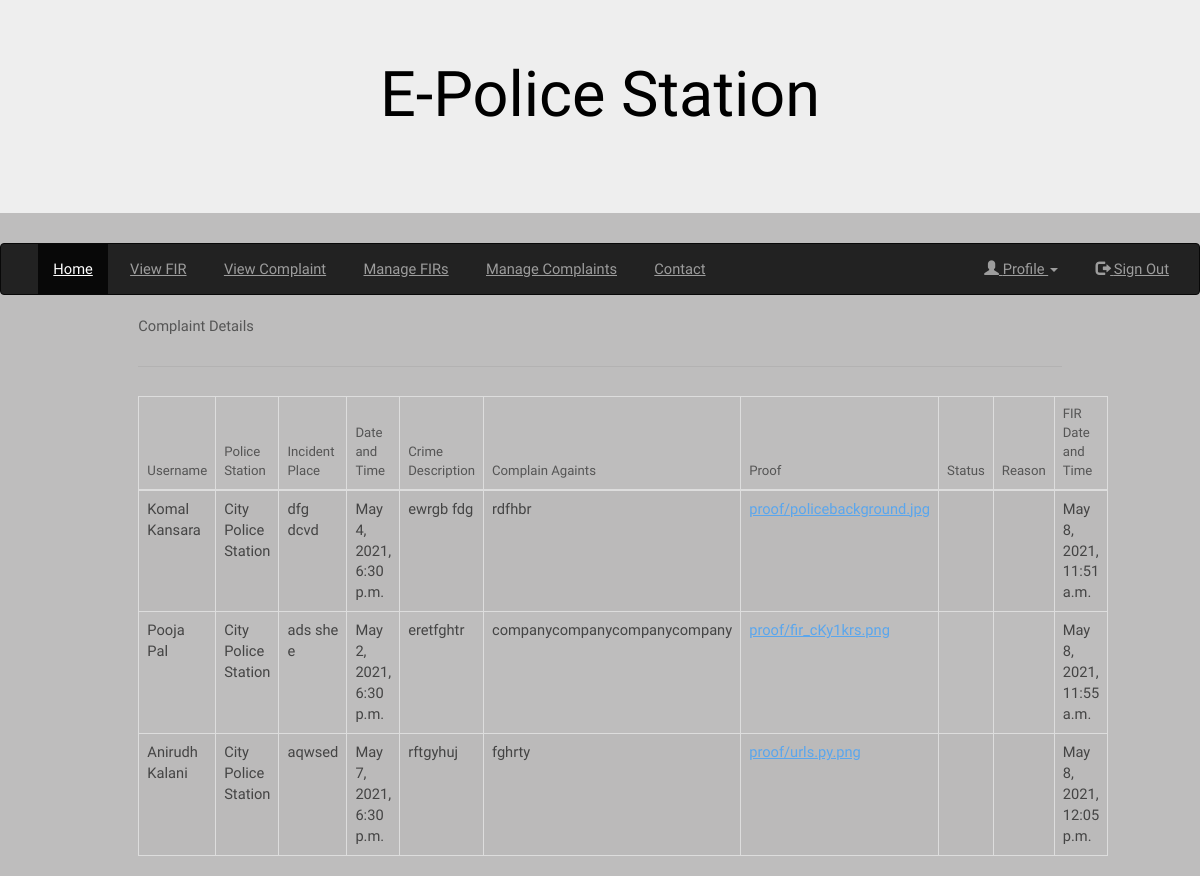
Page /view_complain/ (signed in) on the committed database.
### myapp/models.py (models this page shows, shortened)
class Complain(models.Model):
    Satus_choices = (('Activate','Activate'),('Inprocess', 'Inprocess'),('Closed','Closed'))
    username = models.ForeignKey(User, on_delete=models.CASCADE)
    police_station = models.ForeignKey(Police_Station, on_delete=models.CASCADE, null=True, blank=True)
    incident_place = models.TextField()
    Date_and_Time = models.DateTimeField( null=True,blank=True)
    Crime_Description = models.TextField()
    complain_againts = models.TextField()
    proof = models.FileField(upload_to='proof', null=True, blank=True)
    status = models.CharField(max_length=20, choices=Satus_choices)
    Reason = models.CharField(max_length=256)
    complain_Date_and_Time = models.DateTimeField(default=timezone.now)

class Police_Station(models.Model):
    city = models.ForeignKey(City, on_delete=models.CASCADE, null=True, blank=True)
    taluka = models.ForeignKey(Taluka, on_delete=models.CASCADE, null=True, blank=True)
    village = models.ForeignKey(Village, on_delete=models.CASCADE, null=True, blank=True)
    Police_station_name = models.CharField(max_length=200)
    address = models.TextField(max_length=200)
    phone_no = models.IntegerField(null=True, blank=True)
    mobile_no = models.IntegerField(null=True, blank=True)
    email_address = models.EmailField(null=True, blank=True)
    def __str__(self):
        return self.Police_station_name

### myapp/views.py (the view)
# urls.py: path("view_complain/",views.view_complain, name = "view_complain"),
def view_complain(request):
    usr = request.session["username"]
    user = models.Inspector_login.objects.get(username=usr)
    try:
        username = models.Inspector.objects.get(user = user)
        view_complain = models.Complain.objects.filter(police_station=username.police_station).all()
        return render(request, 'inspector/view_complain.html',{"view_complain":view_complain})
    except:
        return HttpResponse("<h1>Go to add profile and update your profile.</h1>")

### templates/inspector/view_complain.html
{% extends 'inspector/inspector_index.html' %}
{% block content %}
<div class="container">
    <table class="table table-bordered table-hover">
        <h1>Complaint Details</h1>
        <hr>
        <thead>
            <tr>
                <th>Username</th>
                <th>Police Station</th>
                <th>Incident Place</th>
                <th>Date and Time</th>
                <th>Crime Description</th>
                <th>Complain Againts</th>
                <th>Proof</th>
                <th>Status</th>
                <th>Reason</th>
                <th>FIR Date and Time</th>
            </tr>
        </thead>
        <tbody>
        {% for object in view_complain %}
            <tr>
                <td>{{object.username.first_name}} {{object.username.last_name}}</td>
                <td>{{object.police_station}}</td>
                <td>{{object.incident_place}}</td>
                <td>{{object.Date_and_Time}}</td>
                <td>{{object.Crime_Description}}</td>
                <td>{{object.complain_againts}}</td>
                <td><a href="{{object.proof.url}}">{{object.proof}}</a></td>
                <td>{{object.status}}</td>
                <td>{{object.Reason}}</td>
                <td>{{object.complain_Date_and_Time}}</td>
            </tr>
        {% endfor %}
        </tbody>
    </table>
</div>
{% endblock %}

### static/assets/css/main.css (style rules this page uses)
html, body, div, span, applet, object, iframe, h1, h2, h3, h4, h5, h6, p, blockquote, pre, a, abbr, acronym, address, big, cite, code, del, dfn, em, img, ins, kbd, q, s, samp, small, strike, strong, sub, sup, tt, var, b, u, i, center, dl, dt, dd, ol, ul, li, fieldset, form, label, legend, table, caption, tbody, tfoot, thead, tr, th, td, article, aside, canvas, details, embed, figure, figcaption, footer, header, hgroup, menu, nav, output, ruby, section, summary, time, mark, audio, video { margin: 0; padding: 0; border: 0; font-size: 100%; font: inherit; vertical-align: baseline; }
body { line-height: 1; }
table { border-collapse: collapse; border-spacing: 0; }
body { -webkit-text-size-adjust: none; }
*, *:before, *:after { -moz-box-sizing: border-box; -webkit-box-sizing: border-box; box-sizing: border-box; }
.container { margin-left: auto; margin-right: auto; }
.container { width: 80rem; }
@media screen and (max-width: 1680px) { .container { width: 80rem; } }
@media screen and (max-width: 1280px) { .container { width: 65rem; } }
body { -ms-overflow-style: scrollbar; }
body { background: #fff; }
html { font-size: 13pt; }
@media screen and (max-width: 1680px) { html { font-size: 11pt; } }
@media screen and (max-width: 1280px) { html { font-size: 11pt; } }
body { background-color: #fff; color: #444; }
body, input, select, textarea { font-family: "Taviraj", serif; font-weight: 300; font-size: 1rem; line-height: 1.65; }
a { text-decoration: underline; }
h1, h2, h3, h4, h5, h6 { font-weight: 400; line-height: 1.5; margin: 0 0 1.5rem 0; }
hr { border: 0; border-bottom: solid 1px; margin: 2rem 0; }
a { color: #5AA6ED; }
h1, h2, h3, h4, h5, h6 { color: #555; }
hr { border-bottom-color: rgba(144, 144, 144, 0.25); }
table { margin: 0 0 2rem 0; width: 100%; }
table tbody tr { border: solid 1px; border-left: 0; border-right: 0; }
table td { padding: 0.75rem 0.75rem; }
table th { font-size: 0.9rem; font-weight: 400; padding: 0 0.75rem 0.75rem 0.75rem; text-align: left; }
table thead { border-bottom: solid 2px; }
table tbody tr { border-color: rgba(144, 144, 144, 0.25); }
table tbody tr:nth-child(2n + 1) { background-color: rgba(144, 144, 144, 0.075); }
table th { color: #555; }
table thead { border-bottom-color: rgba(144, 144, 144, 0.25); }

### rows in the picture
Complain: username.first_name "Komal", username.last_name "Kansara", police_station "City Police Station", incident_place "dfg dcvd", Date_and_Time "May 4, 2021, 6:30 p.m.", Crime_Description "ewrgb fdg", complain_againts "rdfhbr", proof "proof/policebackground.jpg", complain_Date_and_Time "May 8, 2021, 11:51 a.m."
Complain: username.first_name "Pooja", username.last_name "Pal", police_station "City Police Station", incident_place "ads she e", Date_and_Time "May 2, 2021, 6:30 p.m.", Crime_Description "eretfghtr", complain_againts "companycompanycompanycompany", proof "proof/fir_cKy1krs.png", complain_Date_and_Time "May 8, 2021, 11:55 a.m."
Complain: username.first_name "Anirudh", username.last_name "Kalani", police_station "City Police Station", incident_place "aqwsed", Date_and_Time "May 7, 2021, 6:30 p.m.", Crime_Description "rftgyhuj", complain_againts "fghrty", proof "proof/urls.py.png", complain_Date_and_Time "May 8, 2021, 12:05 p.m."
